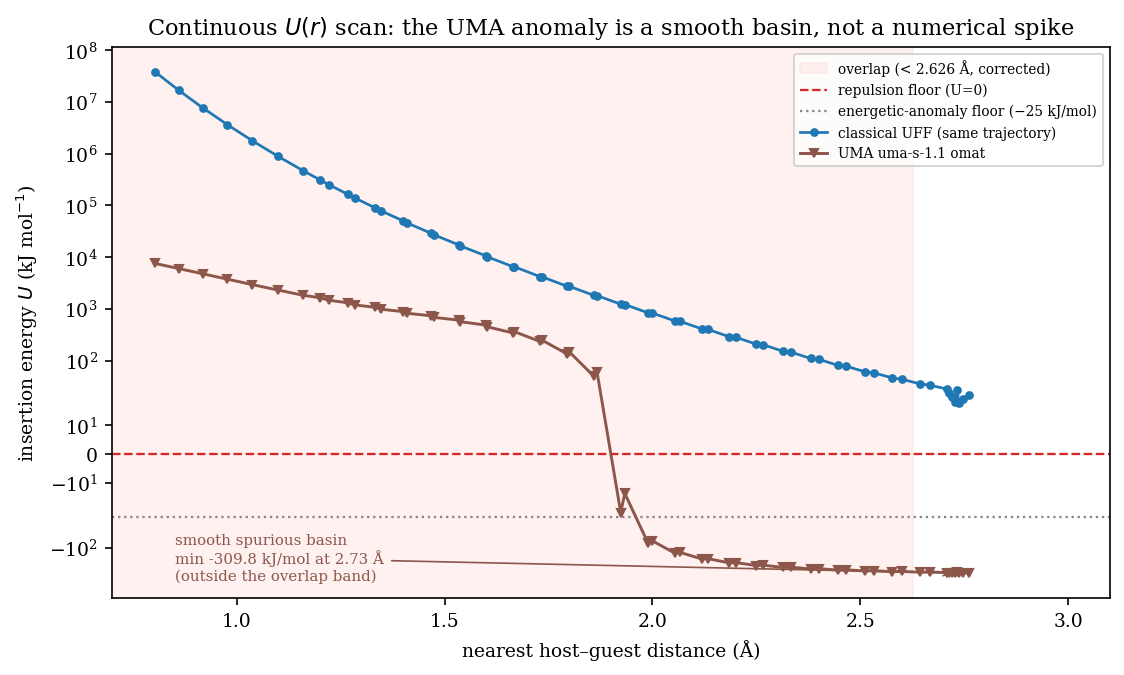

Generate this figure with Python:
#!/usr/bin/env python3
"""F4 - continuous U(r) scan for UMA uma-s-1.1 (omat) on Si-CHA + Ar.

Answers the audit request for (i) a continuous U(r) scan along a single
trajectory and (ii) a repeat against a second reference configuration, for the
-292.8 kJ/mol anomaly. UMA energies are read from the committed scan JSON
(uma_ur_scan_2026-08.json); the classical comparator is recomputed here from the
same deterministic trajectory, so no value is hardcoded.
"""
import json
import os

import figstyle as S
import matplotlib.pyplot as plt
import numpy as np
from ase.io import read

HERE = os.path.dirname(os.path.abspath(__file__))
REPO = os.path.dirname(os.path.dirname(HERE))
SCAN = os.path.join(REPO, "v0.6/WPB_kups_mlip_ood/uma_ur_scan_2026-08.json")

d = json.load(open(SCAN))
rows = d["scan"]

CUTOFF, KB_EV, EV_TO_KJ = 6.0, 8.617333262e-5, 96.48533212
TWO16, KCAL_TO_K = 2.0 ** (1.0 / 6.0), 503.2195
UFF_XD = {"Si": (3.826, 0.402), "O": (3.500, 0.060), "Ar": (3.868, 0.185)}
GEN = {e: (xd[1] * KCAL_TO_K, xd[0] / TWO16) for e, xd in UFF_XD.items()}

frame = read(os.path.join(HERE, "CHA_iza.cif"))
reps = [max(1, int(np.ceil(2 * CUTOFF / np.linalg.norm(frame.cell[i])))) for i in range(3)]
frame = frame.repeat(reps)
cell = np.array(frame.cell)
inv = np.linalg.inv(cell)
fpos, fsym = frame.get_positions(), np.array(frame.get_chemical_symbols())


def neigh(cart):
    df = (fpos - cart) @ inv
    df -= np.round(df)
    return np.linalg.norm(df @ cell, axis=1)


def classical(cart):
    dist = neigh(cart)
    within = dist <= CUTOFF
    eps_g, sig_g = GEN["Ar"]
    u = 0.0
    for elem in set(fsym[within]):
        eps_f, sig_f = GEN.get(elem, (0.0, 3.5))
        dd = dist[within][fsym[within] == elem]
        dd = dd[dd > 1e-6]
        sig = 0.5 * (sig_f + sig_g)
        sr6 = (sig / dd) ** 6
        u += float(np.sum(4.0 * (eps_f * eps_g) ** 0.5 * (sr6 * sr6 - sr6)))
    return u * KB_EV * EV_TO_KJ


# rebuild the identical trajectory (deterministic; matches the scan JSON)
rng = np.random.default_rng(0)
pts = [rng.random(3) @ cell for _ in range(120)]
deep_cart = pts[d["deepest_insertion_index"]]
df = (fpos - deep_cart) @ inv
df -= np.round(df)
j = int(np.argmin(np.linalg.norm(df @ cell, axis=1)))
nearest_atom = deep_cart + (df[j] @ cell)
u_hat = (deep_cart - nearest_atom) / np.linalg.norm(deep_cart - nearest_atom)

md, u_uma, u_cl = [], [], []
for row in rows:
    cart = nearest_atom + u_hat * row["r_along_A"]
    md.append(row["min_dist_A"])
    u_uma.append(row["U_ref1_kJ"])
    u_cl.append(classical(cart))

order = np.argsort(md)
md = np.array(md)[order]
u_uma = np.array(u_uma)[order]
u_cl = np.array(u_cl)[order]

plt.rcParams.update({"font.family": "serif", "font.size": 9})
fig, ax = plt.subplots(figsize=(7.6, 4.6))
ax.axvspan(0, S.OVERLAP_A, color="#fde0dc", alpha=0.45, zorder=0,
           label=f"overlap (< {S.OVERLAP_A} Å, corrected)")
ax.axhline(0, color=S.COLORS["floor"], ls="--", lw=1.1, label="repulsion floor (U=0)")
ax.axhline(-25, color="#888888", ls=":", lw=1.1, label="energetic-anomaly floor (−25 kJ/mol)")
ax.plot(md, u_cl, "-o", ms=3.2, lw=1.3, color=S.COLORS["classical"], label="classical UFF (same trajectory)")
ax.plot(md, u_uma, "-v", ms=3.6, lw=1.4, color=S.COLORS["uma_omat"], label="UMA uma-s-1.1 omat")

imin = int(np.argmin(u_uma))
ax.annotate(f"smooth spurious basin\nmin {u_uma[imin]:.1f} kJ/mol at {md[imin]:.2f} Å\n(outside the overlap band)",
            (md[imin], u_uma[imin]), xytext=(0.85, -160), fontsize=7.2,
            color=S.COLORS["uma_omat"], ha="left", va="center",
            arrowprops=dict(arrowstyle="->", color=S.COLORS["uma_omat"], lw=0.8))

ax.set_yscale("symlog", linthresh=20)
ax.set_xlim(0.7, 3.1)
ax.set_xlabel("nearest host–guest distance (Å)")
ax.set_ylabel(r"insertion energy $U$ (kJ mol$^{-1}$)")
ax.set_title("Continuous $U(r)$ scan: the UMA anomaly is a smooth basin, not a numerical spike")
ax.legend(fontsize=6.6, loc="upper right")
fig.tight_layout()
S.save(fig, "f4_uma_ur_scan")
print(f"UMA min {u_uma[imin]:.2f} kJ/mol at {md[imin]:.3f} A; classical there {u_cl[imin]:.2f} kJ/mol")
print(f"reference shift across scan: {d['gate1_open_open_kJ']:.4f} kJ/mol (constant)")
